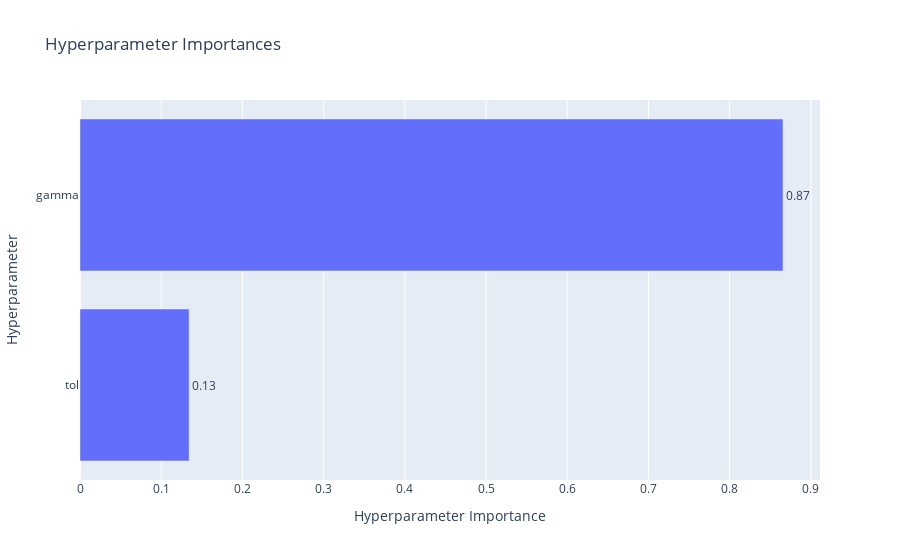

Here is the notebook cell this chart was saved with:
### Code cell
# Plot Param Importances
optuna.visualization.plot_param_importances(study)

### Figure 1 — Plotly figure (JSON) as saved in the notebook; plotly's stock layout.template omitted (floating-point values rounded to 4 significant figures)
{"data": [{"cliponaxis": false, "hovertemplate": ["tol (FloatDistribution): 0.13436829653617455<extra></extra>", "gamma (FloatDistribution): 0.8656317034638256<extra></extra>"], "name": "Objective Value", "orientation": "h", "text": ["0.13", "0.87"], "textposition": "outside", "type": "bar", "x": [0.1344, 0.8656], "y": ["tol", "gamma"]}], "layout": {"title": {"text": "Hyperparameter Importances"}, "xaxis": {"title": {"text": "Hyperparameter Importance"}}, "yaxis": {"title": {"text": "Hyperparameter"}}}}
